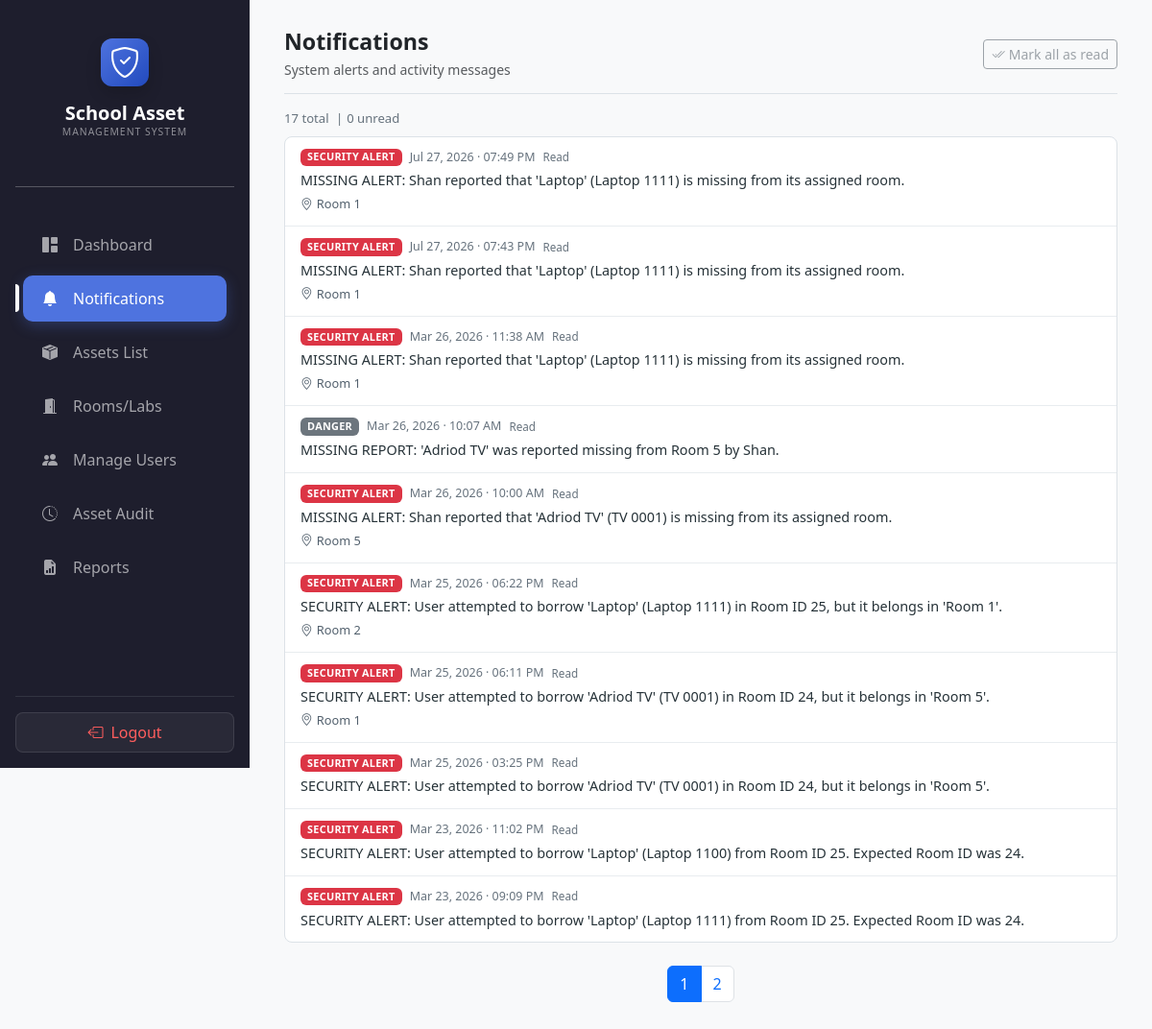
Page /admin/notifications.php (signed in) on the committed database.
### tables this page shows
CREATE TABLE `notifications` (
  `id` int(11) NOT NULL,
  `user_id` int(11) DEFAULT NULL,
  `room_id` int(11) DEFAULT NULL,
  `message` text NOT NULL,
  `type` varchar(50) NOT NULL COMMENT 'security_alert, overdue_alert, system',
  `is_read` tinyint(1) DEFAULT 0 COMMENT '0 = unread, 1 = read',
  `created_at` datetime DEFAULT current_timestamp()
);

CREATE TABLE `rooms` (
  `room_id` int(11) NOT NULL,
  `room_name` varchar(50) NOT NULL,
  `description` text DEFAULT NULL,
  `room_image` varchar(255) DEFAULT 'default_room.jpg',
  `latitude` decimal(10,8) DEFAULT NULL,
  `longitude` decimal(11,8) DEFAULT NULL,
  `allowed_radius` int(11) DEFAULT 20
);

### admin/notifications.php (the view, shortened to what this page needs)
<?php
require '../db_connect.php';
$per_page = 10;
$page = max(1, (int)($_GET['page'] ?? 1));
$total_notifications = (int)$conn->query("SELECT COUNT(*) AS total FROM notifications")->fetch_assoc()['total'];
$unread_notifications = (int)$conn->query("SELECT COUNT(*) AS total FROM notifications WHERE is_read = 0")->fetch_assoc()['total'];
$total_pages = max(1, (int)ceil($total_notifications / $per_page));
$page = min($page, $total_pages);
$offset = ($page - 1) * $per_page;
$query = "SELECT n.*, r.room_name
          FROM notifications n
          LEFT JOIN rooms r ON n.room_id = r.room_id
          ORDER BY n.is_read ASC, n.created_at DESC
          LIMIT $per_page OFFSET $offset";
$notifs = $conn->query($query);
?>
<!DOCTYPE html>
<html lang="en">
<head>
    <link href="https://cdn.jsdelivr.net/npm/bootstrap@5.3.0/dist/css/bootstrap.min.css" rel="stylesheet">
    <link rel="stylesheet" href="https://cdn.jsdelivr.net/npm/bootstrap-icons@1.11.1/font/bootstrap-icons.css">
</head>
<body class="bg-light">
    <?php include 'sidebar.php'; ?>
<div class="admin-notifications-page">
    <div class="notifications-heading d-flex justify-content-between align-items-center mb-3">
        <div>
            <h1 class="fw-bold text-dark mb-1">Notifications</h1>
            <p class="text-muted small mb-0">System alerts and activity messages</p>
        </div>
        <form method="POST">
            <button name="mark_all_read" class="btn btn-outline-secondary btn-sm" <?php echo $unread_notifications === 0 ? 'disabled' : ''; ?>>
                <i class="bi bi-check2-all me-1"></i>Mark all as read
            </button>
        </form>
    </div>
    <div class="notification-summary mb-2">
        <?php echo $total_notifications; ?> total
        <span class="mx-1">|</span><?php echo $unread_notifications; ?> unread
    </div>
    <?php if ($notifs->num_rows > 0): ?>
        <div class="notification-list">
        <?php while($n = $notifs->fetch_assoc()): ?>
            <div class="notification-item <?php echo $n['is_read'] ? '' : 'is-unread'; ?>">
                <div class="notification-content">
                    <div class="notification-meta">
                        <span class="badge notification-type <?php echo $n['type'] === 'security_alert' ? 'text-bg-danger' : 'text-bg-secondary'; ?>">
                            <?php echo htmlspecialchars(strtoupper(str_replace('_', ' ', $n['type']))); ?>
                        </span>
                        <time datetime="<?php echo htmlspecialchars(date('c', strtotime($n['created_at']))); ?>">
                            <?php echo date('M d, Y · h:i A', strtotime($n['created_at'])); ?>
                        </time>
                        <span class="notification-status"><?php echo $n['is_read'] ? 'Read' : 'Unread'; ?></span>
                    </div>
                    <p class="notification-message"><?php echo htmlspecialchars($n['message']); ?></p>
                    <?php if(!empty($n['room_name'])): ?>
                        <span class="notification-location"><i class="bi bi-geo-alt me-1"></i><?php echo htmlspecialchars($n['room_name']); ?></span>
                    <?php endif; ?>
                </div>
            </div>
        <?php endwhile; ?>
        </div>
    <?php endif; ?>
    <?php if ($total_pages > 1): ?>
        <nav aria-label="Notifications pages" class="mt-4">
            <ul class="pagination justify-content-center">
                <?php for ($page_number = 1; $page_number <= $total_pages; $page_number++): ?>
                    <li class="page-item <?php echo $page_number === $page ? 'active' : ''; ?>">
                        <a class="page-link" href="?page=<?php echo $page_number; ?>"><?php echo $page_number; ?></a>
                    </li>
                <?php endfor; ?>
            </ul>
        </nav>
    <?php endif; ?>
</div>
</body>
</html>

### admin/notifications.php (style rules this page uses)
body { color: #263238; }
.admin-notifications-page { margin-left: 260px; padding: 30px 36px; max-width: 1160px; }
.notifications-heading { border-bottom: 1px solid #dce2e7; padding-bottom: 14px; }
.notifications-heading h1 { font-size: 1.45rem; letter-spacing: 0; }
.notification-summary { color: #66727d; font-size: 0.82rem; }
.notification-list { overflow: hidden; border: 1px solid #dce2e7; border-radius: 8px; background: #fff; }
.notification-item { display: flex; justify-content: space-between; align-items: center; gap: 16px; padding: 12px 16px; border-bottom: 1px solid #e8ecef; }
.notification-item:last-child { border-bottom: 0; }
.notification-content { min-width: 0; }
.notification-meta { display: flex; flex-wrap: wrap; align-items: center; gap: 8px; margin-bottom: 5px; color: #66727d; font-size: 0.78rem; }
.notification-message { margin: 0; color: #263238; font-size: 0.9rem; line-height: 1.45; }
.notification-location { display: inline-block; margin-top: 4px; color: #52606d; font-size: 0.8rem; }
.notification-type { font-size: 0.68rem; font-weight: 700; letter-spacing: 0.025em; }
.notification-status { color: #66727d; font-size: 0.73rem; }

### rows in the picture
notifications: type "SECURITY ALERT", created_at "Jul 27, 2026 · 07:49 PM", is_read "Read", message "MISSING ALERT: Shan reported that 'Laptop' (Laptop 1111) is missing from its assigned room.", room.room_name "Room 1"
notifications: type "SECURITY ALERT", created_at "Jul 27, 2026 · 07:43 PM", is_read "Read", message "MISSING ALERT: Shan reported that 'Laptop' (Laptop 1111) is missing from its assigned room.", room.room_name "Room 1"
notifications: type "SECURITY ALERT", created_at "Mar 26, 2026 · 11:38 AM", is_read "Read", message "MISSING ALERT: Shan reported that 'Laptop' (Laptop 1111) is missing from its assigned room.", room.room_name "Room 1"
notifications: type "DANGER", created_at "Mar 26, 2026 · 10:07 AM", is_read "Read", message "MISSING REPORT: 'Adriod TV' was reported missing from Room 5 by Shan."
notifications: type "SECURITY ALERT", created_at "Mar 26, 2026 · 10:00 AM", is_read "Read", message "MISSING ALERT: Shan reported that 'Adriod TV' (TV 0001) is missing from its assigned room.", room.room_name "Room 5"
notifications: type "SECURITY ALERT", created_at "Mar 25, 2026 · 06:22 PM", is_read "Read", message "SECURITY ALERT: User attempted to borrow 'Laptop' (Laptop 1111) in Room ID 25, but it belongs in 'Room 1'.", room.room_name "Room 2"
notifications: type "SECURITY ALERT", created_at "Mar 25, 2026 · 06:11 PM", is_read "Read", message "SECURITY ALERT: User attempted to borrow 'Adriod TV' (TV 0001) in Room ID 24, but it belongs in 'Room 5'.", room.room_name "Room 1"
notifications: type "SECURITY ALERT", created_at "Mar 25, 2026 · 03:25 PM", is_read "Read", message "SECURITY ALERT: User attempted to borrow 'Adriod TV' (TV 0001) in Room ID 24, but it belongs in 'Room 5'."
notifications: type "SECURITY ALERT", created_at "Mar 23, 2026 · 11:02 PM", is_read "Read", message "SECURITY ALERT: User attempted to borrow 'Laptop' (Laptop 1100) from Room ID 25. Expected Room ID was 24."
notifications: type "SECURITY ALERT", created_at "Mar 23, 2026 · 09:09 PM", is_read "Read", message "SECURITY ALERT: User attempted to borrow 'Laptop' (Laptop 1111) from Room ID 25. Expected Room ID was 24."

### other values in the picture
$total_notifications "17"
$unread_notifications "0"
